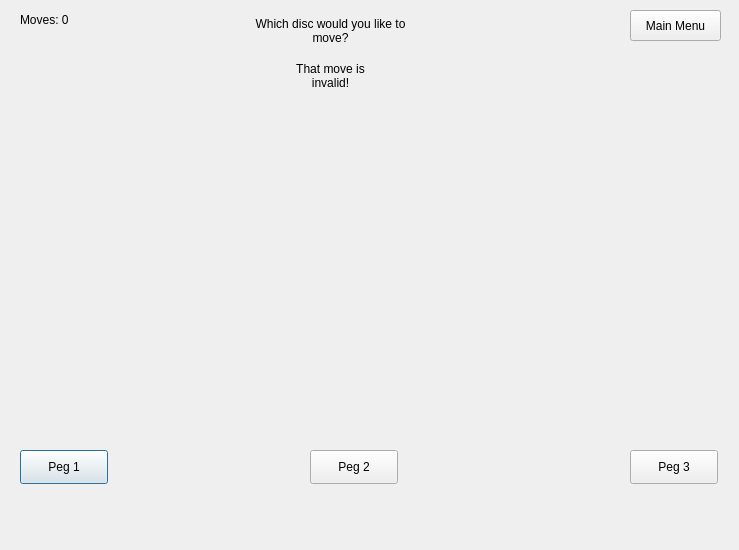
<?xml version="1.0" encoding="UTF-8"?>
<ui version="4.0">
 <class>gamewindow</class>
 <widget class="QDialog" name="gamewindow">
  <property name="geometry">
   <rect>
    <x>0</x>
    <y>0</y>
    <width>739</width>
    <height>550</height>
   </rect>
  </property>
  <property name="windowTitle">
   <string>Dialog</string>
  </property>
  <widget class="QPushButton" name="peg1Button">
   <property name="geometry">
    <rect>
     <x>20</x>
     <y>450</y>
     <width>88</width>
     <height>34</height>
    </rect>
   </property>
   <property name="text">
    <string>Peg 1</string>
   </property>
  </widget>
  <widget class="QPushButton" name="peg2Button">
   <property name="geometry">
    <rect>
     <x>310</x>
     <y>450</y>
     <width>88</width>
     <height>34</height>
    </rect>
   </property>
   <property name="text">
    <string>Peg 2</string>
   </property>
  </widget>
  <widget class="QPushButton" name="peg3Button">
   <property name="geometry">
    <rect>
     <x>630</x>
     <y>450</y>
     <width>88</width>
     <height>34</height>
    </rect>
   </property>
   <property name="text">
    <string>Peg 3</string>
   </property>
  </widget>
  <widget class="QLabel" name="infoLabel">
   <property name="geometry">
    <rect>
     <x>250</x>
     <y>10</y>
     <width>161</width>
     <height>41</height>
    </rect>
   </property>
   <property name="text">
    <string>Which disc would you like to move?</string>
   </property>
   <property name="alignment">
    <set>Qt::AlignCenter</set>
   </property>
   <property name="wordWrap">
    <bool>true</bool>
   </property>
  </widget>
  <widget class="QLabel" name="moveCounter">
   <property name="geometry">
    <rect>
     <x>20</x>
     <y>10</y>
     <width>67</width>
     <height>19</height>
    </rect>
   </property>
   <property name="text">
    <string>Moves: 0</string>
   </property>
  </widget>
  <widget class="QLabel" name="errorLabel">
   <property name="enabled">
    <bool>true</bool>
   </property>
   <property name="geometry">
    <rect>
     <x>290</x>
     <y>50</y>
     <width>81</width>
     <height>51</height>
    </rect>
   </property>
   <property name="text">
    <string>That move is invalid!</string>
   </property>
   <property name="alignment">
    <set>Qt::AlignCenter</set>
   </property>
   <property name="wordWrap">
    <bool>true</bool>
   </property>
  </widget>
  <widget class="QPushButton" name="returnButton">
   <property name="geometry">
    <rect>
     <x>630</x>
     <y>10</y>
     <width>91</width>
     <height>31</height>
    </rect>
   </property>
   <property name="text">
    <string>Main Menu</string>
   </property>
  </widget>
 </widget>
 <resources/>
 <connections/>
</ui>
